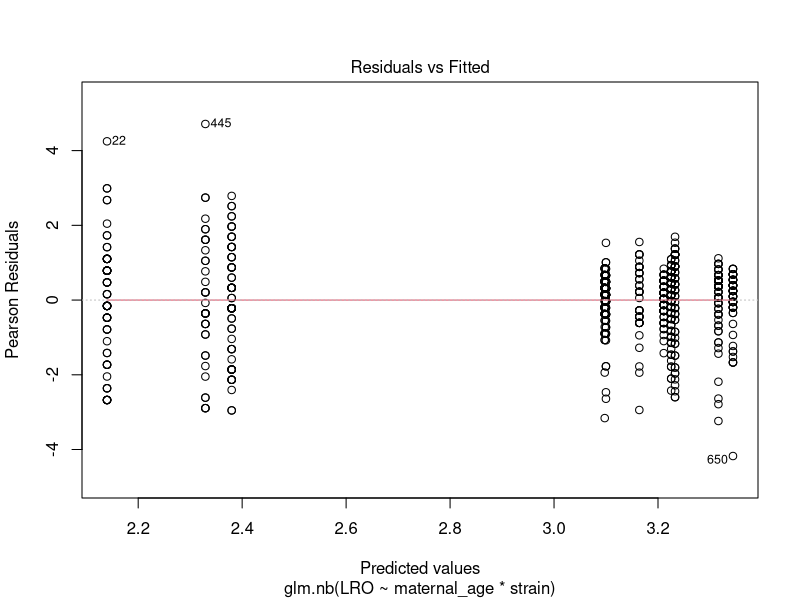
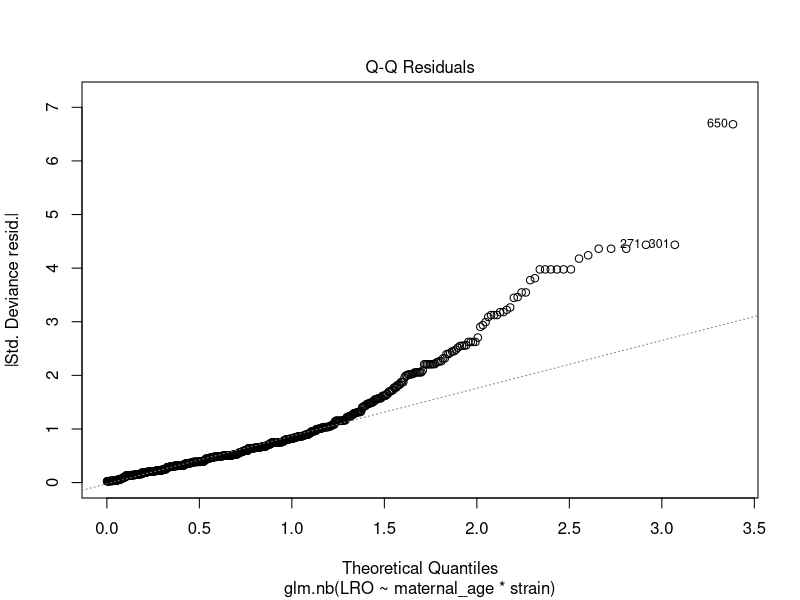
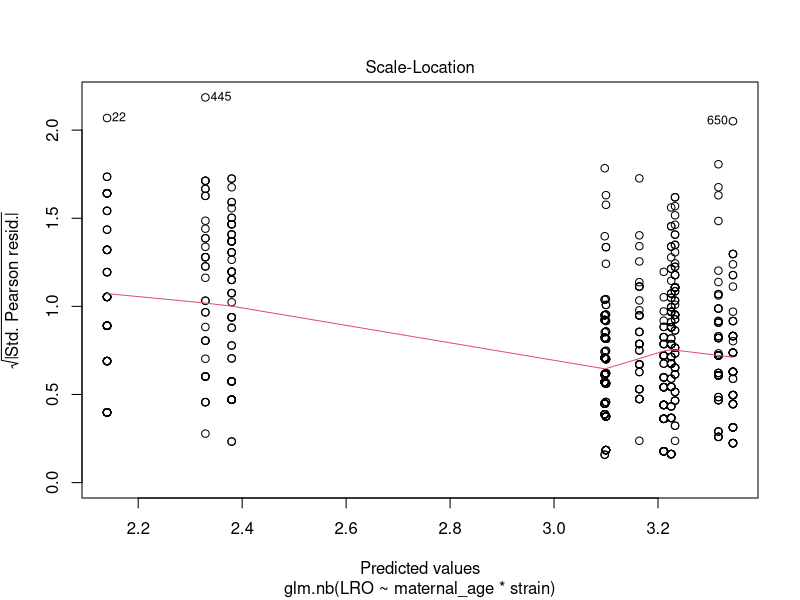
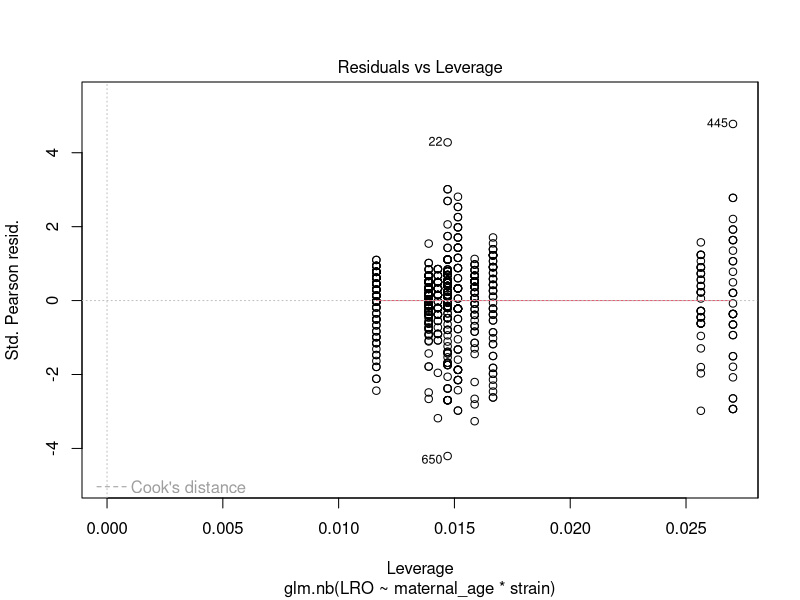
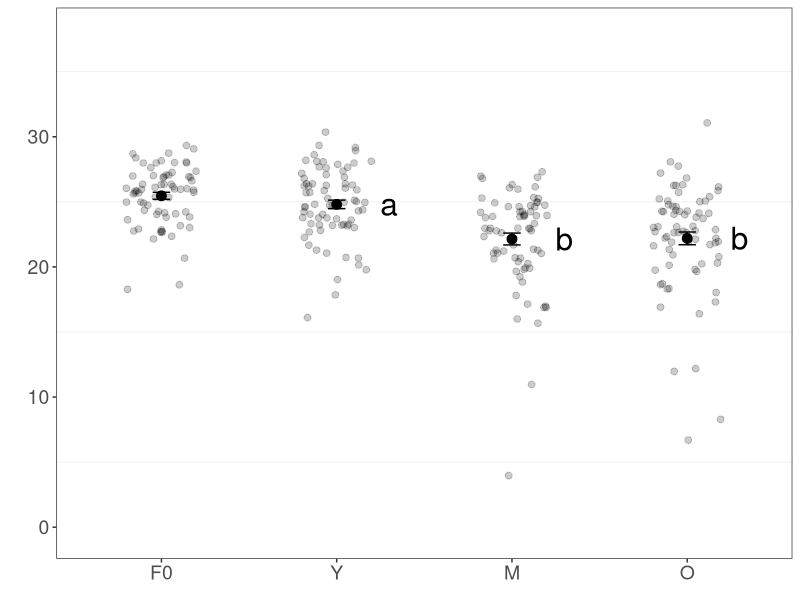
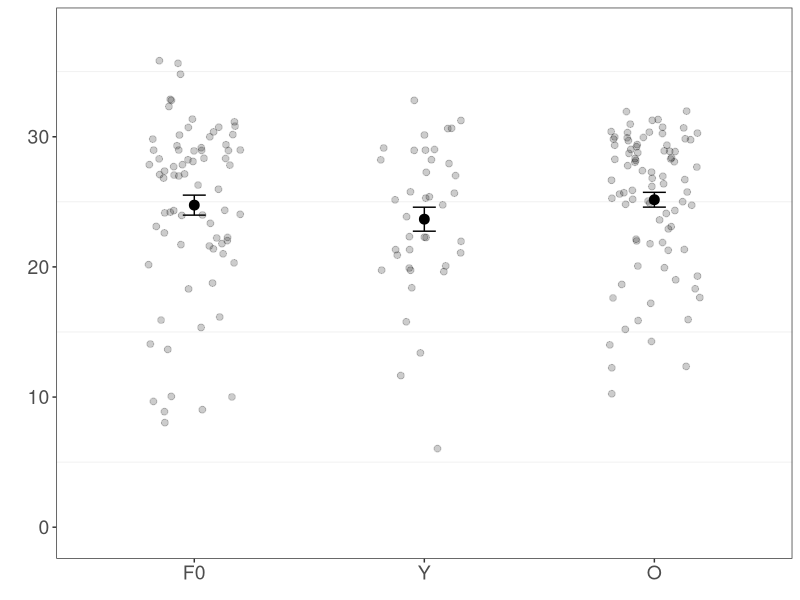
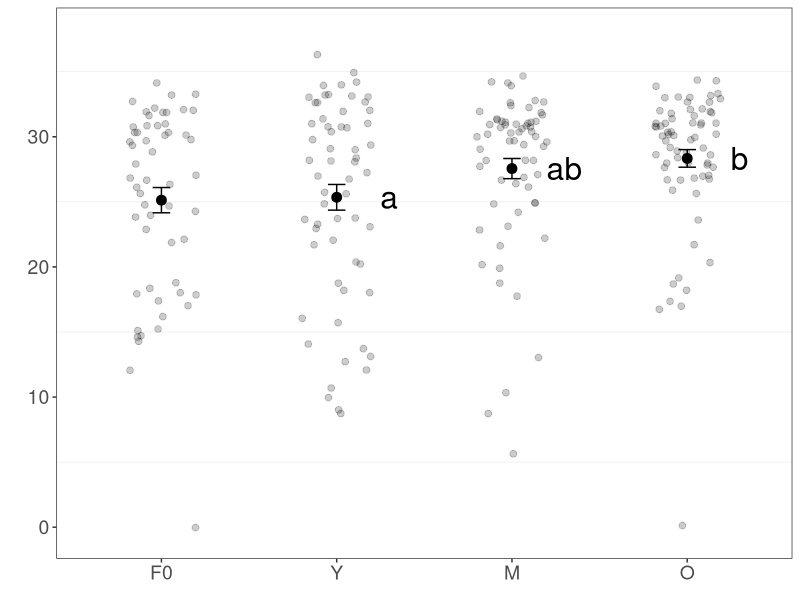
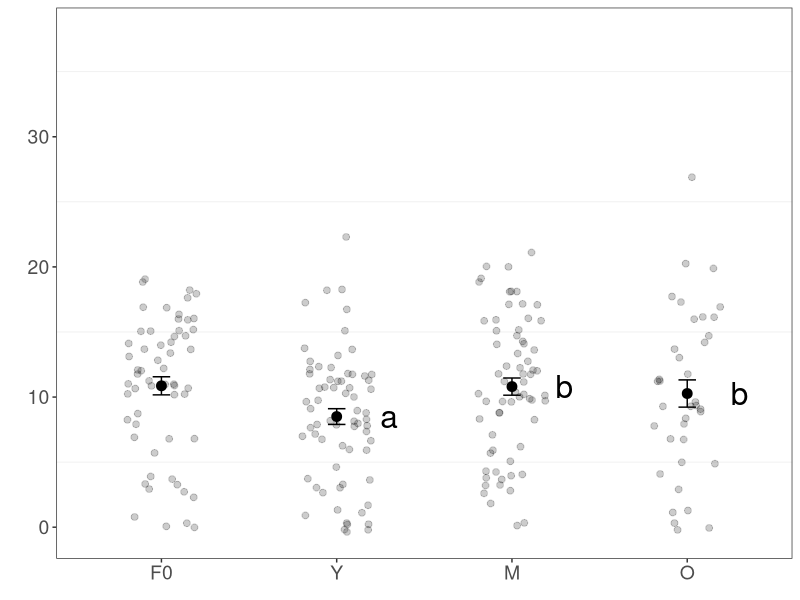

The R source for these figures, in order:
# Code for analyzing lifetime reproductive output (LRO), maximum daily reproduction (MDR), time of 50% LRO

# Required packages:
library(tidyverse)
library(reshape2)
library(car)
library(grid)
library(ggpubr)
library(MASS)
library(emmeans)

# Loading and reformatting data--------------------------------------------------------------------

neonate_data <- read_csv("neonates.csv")

# Changing the order of the factors
neonate_data <- neonate_data[with(neonate_data, order(generation, maternal_age, strain)),]

# Removing censored individuals (we were not able to quantify their LRO, lost before natural death)
neonate_data_no_censor <- filter(neonate_data, censor != 0)

# Modifying the dataset from wide to long format (needed for plotting and analysis):
neo_long_nc <- melt(data = neonate_data_no_censor,
                    id.vars = c("generation", "maternal_age", "strain", "plate", "well"),
                    variable.name = "day",
                    value.name = "num_neonates")

# Removing 'censor' altogether, not needed after censored individuals are removed
neo_long_nc <- filter(neo_long_nc, day != "censor")

# Changing order of maternal age levels
neo_long_nc$maternal_age <- factor(neo_long_nc$maternal_age, levels = c("young","mid","old"))

# Calculating and analyzing lifetime reproductive output (LRO) per individual-----------------------

# Calculating LRO, maximum LRO, and 50% LRO (needed for downstream analyses)
LRO_per_ind <- neo_long_nc %>%
  group_by(generation, maternal_age, strain, plate, well) %>%
  summarize(LRO = sum(num_neonates, na.rm = TRUE),
            max_RO = max(num_neonates, na.rm = TRUE),
            fifty_percent_LRO = (sum(num_neonates, na.rm = TRUE))*0.5)

LRO_per_ind$final_line <- paste(LRO_per_ind$generation,
                                      LRO_per_ind$maternal_age,
                                      LRO_per_ind$strain)

LRO_per_ind$maternal_age <- factor(LRO_per_ind$maternal_age)

# Summary statistics for LRO and maximum LRO
LRO_summary <- LRO_per_ind %>%
  group_by(generation, maternal_age, strain) %>%
  summarize(
    mean=mean(LRO, na.rm = TRUE), 
    med=median(LRO, na.rm = TRUE),
    SE=sd(LRO, na.rm =TRUE)/sqrt(length(!is.na(LRO))),
    n=length(LRO),
    mean_max=mean(max_RO, na.rm=TRUE),
    SE_max=sd(max_RO, na.rm =TRUE)/sqrt(length(!is.na(max_RO))),
    med_max=median(max_RO, na.rm = TRUE),
    min=min(LRO, na.rm=TRUE),
    max=max(LRO, na.rm=TRUE),
    var=var(LRO, na.rm = TRUE))

LRO_summary$final_line <- paste(LRO_summary$generation, # needed for plotting later
                                LRO_summary$maternal_age,
                                LRO_summary$strain)

LRO_summary$maternal_age <- factor(LRO_summary$maternal_age)

# Statistical analyses for LRO (GLM) --------------------------------------------

# Excluding the F0 generation

LRO_per_ind_F1 <- filter(LRO_per_ind, generation == "F1")

# Checking n for each group
balance <- LRO_per_ind_F1 %>% count(maternal_age, strain)

# Checking data for assumptions of normality and homogeneity of variance

LRO_aov <- aov((LRO) ~ maternal_age * strain, LRO_per_ind_F1)
LRO_resid <- residuals(LRO_aov)

shapiro.test(LRO_resid)
leveneTest((LRO) ~ maternal_age * strain, LRO_per_ind_F1)

# Assumptions are not met, can't find any useful transformations (count data)
# Will use GLM
# LRO data are also overdispersed- using negative binomial GLM

nb.glm <- glm.nb(LRO ~ maternal_age * strain, link = "log", data = LRO_per_ind_F1)
summary(nb.glm, cor = FALSE)

# (null deviance - residual deviance)/null deviance
(2247.16-988.16)/2247.16

drop1(nb.glm, test = "Chi")

# Model validation- (plotting residuals)
plot(nb.glm)

# Pairwise comparisons: which maternal age groups differ within strains?

EMM <- emmeans(nb.glm, ~ maternal_age * strain)
EMM    # displays the cell means

# Simple pairwise comparisons
pairs(EMM, simple = "maternal_age")    # compare maternal age cohorts for each strain

# LRO Figures--------------------------------------------------------------

# BmanL5:
wilcox_L5 <- c("","a","b","b") # from pairwise analyses

LRO_sum_L5 <- filter(LRO_summary, strain == "L5")

LRO_sum_L5$final_line <- factor(LRO_sum_L5$final_line, levels = c("F0 NA L5", "F1 young L5", "F1 mid L5", "F1 old L5"), labels = c("F0", "Y", "M","O"))

LRO_per_ind_L5 <- filter(LRO_per_ind, strain == "L5")

LRO_per_ind_L5$final_line <- factor(LRO_per_ind_L5$final_line, levels = c("F0 NA L5", "F1 young L5", "F1 mid L5", "F1 old L5"), labels = c("F0", "Y", "M","O"))

# Plotting means and SE
LRO_raw <- ggplot(data = LRO_sum_L5, mapping = aes(x = final_line, y = mean))+
  geom_point(size = 3) +
  geom_errorbar(data = LRO_sum_L5, 
                aes(x = final_line, ymin=mean-SE, ymax=mean+SE), width=0.1) +
  geom_text(label=wilcox_L5, 
            nudge_x = 0.3,
            size = 8)

# Plotting the raw data points
LRO_combo <- LRO_raw +
  geom_jitter(data = LRO_per_ind_L5, aes(x = final_line, y = LRO),
              width=.2, alpha=0.2, size = 2)

LRO_L5_plot <- LRO_combo + 
  ylab("") +
  xlab(element_blank()) +
  ylim(c(-0.5,38)) +
  theme_bw() +
  theme(panel.grid.major = element_blank(),
        #axis.title=element_text(size=24), 
        axis.text=element_text(size=14))
LRO_L5_plot

# BmanRUS:
LRO_sum_RUS <- filter(LRO_summary, strain == "RUS")

LRO_sum_RUS$final_line <- factor(LRO_sum_RUS$final_line, levels = c("F0 NA RUS", "F1 young RUS", "F1 old RUS"), labels = c("F0", "Y","O"))

LRO_per_ind_RUS <- filter(LRO_per_ind, strain == "RUS")

LRO_per_ind_RUS$final_line <- factor(LRO_per_ind_RUS$final_line, levels = c("F0 NA RUS", "F1 young RUS", "F1 old RUS"), labels = c("F0", "Y","O"))

# Plotting means and SE
LRO_raw <- ggplot(data = LRO_sum_RUS, mapping = aes(x = final_line, y = mean))+
  geom_point(size = 3) +
  geom_errorbar(data = LRO_sum_RUS, 
                aes(x = final_line, ymin=mean-SE, ymax=mean+SE), width=0.1)

# Plotting the raw data points
LRO_combo <- LRO_raw +
  geom_jitter(data = LRO_per_ind_RUS, aes(x = final_line, y = LRO),
              width=.2, alpha=0.2, size = 2)

LRO_RUS_plot <- LRO_combo + 
  ylab("") +
  xlab(element_blank()) +
  ylim(c(-0.5,38)) +
  theme_bw() +
  theme(panel.grid.major = element_blank(),
        axis.text=element_text(size=14))
LRO_RUS_plot

# BmanRUS-RE:
wilcox_RUS_RE <- c("","a","ab","b") # from pairwise analyses

LRO_sum_RUS_RE <- filter(LRO_summary, strain == "RUS-RE")

LRO_sum_RUS_RE$final_line <- factor(LRO_sum_RUS_RE$final_line, levels = c("F0 NA RUS-RE", "F1 young RUS-RE", "F1 mid RUS-RE", "F1 old RUS-RE"), labels = c("F0", "Y", "M","O"))

LRO_per_ind_RUS_RE <- filter(LRO_per_ind, strain == "RUS-RE")

LRO_per_ind_RUS_RE$final_line <- factor(LRO_per_ind_RUS_RE$final_line, levels = c("F0 NA RUS-RE", "F1 young RUS-RE", "F1 mid RUS-RE", "F1 old RUS-RE"), labels = c("F0", "Y", "M","O"))

# Plotting means and SE
LRO_raw <- ggplot(data = LRO_sum_RUS_RE, mapping = aes(x = final_line, y = mean))+
  geom_point(size = 3) +
  geom_errorbar(data = LRO_sum_RUS_RE, 
                aes(x = final_line, ymin=mean-SE, ymax=mean+SE), width=0.1) +
  geom_text(label=wilcox_RUS_RE, 
            nudge_x = 0.3,
            size = 8)

# Plotting the raw data points
LRO_combo <- LRO_raw +
  geom_jitter(data = LRO_per_ind_RUS_RE, aes(x = final_line, y = LRO),
              width=.2, alpha=0.2, size = 2)

LRO_RUS_RE_plot <- LRO_combo + 
  ylab("") +
  xlab(element_blank()) +
  ylim(c(-0.5,38)) +
  theme_bw() +
  theme(panel.grid.major = element_blank(),
        axis.text=element_text(size=14))
LRO_RUS_RE_plot

#BpL1:
wilcox_bp <- c("","a","b","b") # from pairwise analyses

LRO_sum_BpL1 <- filter(LRO_summary, strain == "BpL1")

LRO_sum_BpL1$final_line <- factor(LRO_sum_BpL1$final_line, levels = c("F0 NA BpL1", "F1 young BpL1", "F1 mid BpL1", "F1 old BpL1"), labels = c("F0", "Y", "M","O"))

LRO_per_ind_BpL1 <- filter(LRO_per_ind, strain == "BpL1")

LRO_per_ind_BpL1$final_line <- factor(LRO_per_ind_BpL1$final_line, levels = c("F0 NA BpL1", "F1 young BpL1", "F1 mid BpL1", "F1 old BpL1"), labels = c("F0", "Y", "M","O"))

# Plotting means and SE
LRO_raw <- ggplot(data = LRO_sum_BpL1, mapping = aes(x = final_line, y = mean))+
  geom_point(size = 3) +
  geom_errorbar(data = LRO_sum_BpL1, 
                aes(x = final_line, ymin=mean-SE, ymax=mean+SE), width=0.1) +
  geom_text(label=wilcox_bp, 
            nudge_x = 0.3,
            size = 8)

# Plotting the raw data points
LRO_combo <- LRO_raw +
  geom_jitter(data = LRO_per_ind_BpL1, aes(x = final_line, y = LRO),
              width=.2, alpha=0.2, size = 2)

LRO_Bp_plot <- LRO_combo + 
  ylab("") +
  xlab(element_blank()) +
  ylim(c(-0.5,38)) +
  theme_bw() +
  theme(panel.grid.major = element_blank(),
        axis.text=element_text(size=14))
LRO_Bp_plot

# Plotting daily reproduction over time---------------------------------------------

# Summarizing reproductive output across individuals, per day - includes censored individuals (their daily reproduction before loss is informative here)

# Changing the original dataset (including censored individuals) from wide to long format
neo_long <- melt(data = neonate_data,
                    id.vars = c("generation", "maternal_age", "strain", "plate", "well"),
                    variable.name = "day",
                    value.name = "num_neonates")

neo_long <- filter(neo_long, day != "censor")

# Calculating the mean number of neonates produced across all individuals, per day
RO_per_day <- neo_long %>%
  group_by(generation, maternal_age, strain, day) %>%
  summarize(total_offspring_per_day = sum(num_neonates, na.rm = TRUE),
            mean = mean(num_neonates, na.rm = TRUE),
            SE = sd(num_neonates, na.rm =   
                      TRUE)/sqrt(length(!is.na(num_neonates))))

RO_per_day$final_line <- paste(RO_per_day$generation,
                           RO_per_day$maternal_age,
                           RO_per_day$strain)

# Plotting for each strain:
# BmanL5:
RO_L5 <- filter(RO_per_day, strain == "L5")

RO_L5$final_line <- factor(RO_L5$final_line, levels = c("F0 NA L5", "F1 young L5", "F1 mid L5", "F1 old L5"))

RO_raw <- ggplot(data=RO_L5, aes(x=day, y=mean)) + 
  geom_point(aes(group = final_line), size = 1.5) +
  geom_errorbar(aes(x=day, ymin=mean-SE, ymax=mean+SE), width=0.1)

RO_combo <- RO_raw+
  geom_line(data=RO_L5, aes(x=day, y=mean, color = final_line, linetype = final_line, group=final_line), size = 1) +
  scale_color_manual(values = c("black", "black", "#999999", "#0072B2"), labels = c("F0","Y","M","O")) +
  scale_linetype_manual(values = c("dotted","solid","solid", "solid"),labels = c("F0","Y","M","O")) +  geom_label(
    label="BmanL5", 
    size = 8,
    x=24,
    y=4.5,
    label.size = 0,
    color = "black")

RO_L5_plot_time <- RO_combo + 
  ylab("") +
  ylim(c(0,5)) +
  xlab(element_blank()) +
  scale_x_discrete(breaks=seq(0,28,2)) +
  theme_bw() +
  theme(panel.grid.major = element_blank(), 
        axis.text=element_text(size=14),
        legend.position = "none")
RO_L5_plot_time

# BmanRUS:
RO_RUS <- filter(RO_per_day, strain == "RUS")

RO_RUS$final_line <- factor(RO_RUS$final_line, levels = c("F0 NA RUS", "F1 young RUS", "F1 old RUS"))

RO_raw <- ggplot(data=RO_RUS, aes(x=day, y=mean)) + 
  geom_point(aes(group = final_line), size = 1.5) +
  geom_errorbar(aes(x=day, ymin=mean-SE, ymax=mean+SE), width=0.1)

RO_combo <- RO_raw+
  geom_line(data=RO_RUS, aes(x=day, y=mean, color = final_line, linetype = final_line, group=final_line), size = 1) +
  scale_color_manual(values = c("black", "black","#0072B2"), labels = c("F0","Y", "O")) +
  scale_linetype_manual(values = c("dotted","solid","solid"),labels = c("F0","Y", "O")) +
  geom_label(
    label="BmanRUS", 
    size = 8,
    x=23,
    y=4.5,
    label.size = 0,
    color = "black")

RO_RUS_plot_time <- RO_combo + 
  ylab("") +
  xlab(element_blank()) +
  ylim(c(0,5)) +
  scale_x_discrete(breaks=seq(0,28,2)) +
  theme_bw() +
  theme(panel.grid.major = element_blank(), 
        axis.text=element_text(size=14),
        legend.position = "none")
RO_RUS_plot_time

# BmanRUS-RE:
RO_RUS_RE <- filter(RO_per_day, strain == "RUS-RE")

RO_RUS_RE$final_line <- factor(RO_RUS_RE$final_line, levels = c("F0 NA RUS-RE", "F1 young RUS-RE", "F1 mid RUS-RE", "F1 old RUS-RE"))

RO_raw <- ggplot(data=RO_RUS_RE, aes(x=day, y=mean)) + 
  geom_point(aes(group = final_line), size = 1.5) +
  geom_errorbar(aes(x=day, ymin=mean-SE, ymax=mean+SE), width=0.1)

RO_combo <- RO_raw+
  geom_line(data=RO_RUS_RE, aes(x=day, y=mean, color = final_line, linetype = final_line, group=final_line), size = 1) +
  scale_color_manual(values = c("black", "black","#999999","#0072B2"), labels = c("F0","Y","M","O")) +
  scale_linetype_manual(values = c("dotted","solid","solid","solid"),labels = c("F0","Y","M","O")) + geom_label(
    label="BmanRUS-RE", 
    size = 8,
    x=22,
    y=4.5,
    label.size = 0,
    color = "black")

RO_RUS_RE_time <- RO_combo + 
  ylab("") +
  xlab(element_blank()) +
  ylim(c(0,5)) +
  scale_x_discrete(breaks=seq(0,28,2)) +
  theme_bw() +
  theme(panel.grid.major = element_blank(), 
        axis.text=element_text(size=14),
        legend.position = "none")
RO_RUS_RE_time

# BpL1:
RO_BpL1 <- filter(RO_per_day, strain == "BpL1")

RO_BpL1$final_line <- factor(RO_BpL1$final_line, levels = c("F0 NA BpL1", "F1 young BpL1", "F1 mid BpL1", "F1 old BpL1"))

RO_raw <- ggplot(data=RO_BpL1, aes(x=day, y=mean)) + 
  geom_point(aes(group = final_line), size = 1.5) +
  geom_errorbar(aes(x=day, ymin=mean-SE, ymax=mean+SE), width=0.1)

RO_combo <- RO_raw +
  geom_line(data=RO_BpL1, aes(x=day, y=mean, color = final_line, linetype = final_line, group=final_line), size = 1) +
  scale_color_manual(values = c("black", "black","#999999","#0072B2"), labels = c("F0","Y","M","O")) +
  scale_linetype_manual(values = c("dotted","solid","solid","solid"),labels = c("F0","Y","M","O")) + geom_label(
    label="BpL1", 
    size = 8,
    x=25,
    y=4.5,
    label.size = 0,
    color = "black")

RO_Bp_plot_time <- RO_combo + 
  ylab("") +
  xlab(element_blank()) +
  ylim(c(0,5)) +
  scale_x_discrete(breaks=seq(0,28,2)) +
  theme_bw() +
  theme(panel.grid.major = element_blank(), 
        axis.text=element_text(size=14),
        legend.position = c(.85,.5),
        legend.title = element_blank(),
        legend.key.width = unit(3, "line"),
        legend.text=element_text(size=16))
RO_Bp_plot_time

# Combined reproductive output multipanel figure (reproducing figure in the manuscript)--------------

tiff("LRO.tiff", units="in", width=12, height=12, res=300)

RO_curves <- ggarrange(RO_Bp_plot_time, RO_RUS_plot_time,
                        RO_RUS_RE_time, RO_L5_plot_time, 
                        ncol = 1, nrow = 4,
                        labels = c("B","D","F","H"),
                        font.label = list(size = 18),
                        hjust = -0.25)

RO_curves <- annotate_figure(RO_curves, bottom = textGrob("Age (d)", gp = gpar(fontsize = 24)), left = textGrob(expression(paste("Offspring ind"^"-1"*"day"^"-1")), 
                                                        rot = 90, gp = gpar(fontsize = 24)))

LRO_summary <- ggarrange(LRO_Bp_plot, LRO_RUS_plot,
                            LRO_RUS_RE_plot, LRO_L5_plot, 
                            ncol = 1, nrow = 4,
                            labels = c("A","C","E","G"),
                            font.label = list(size = 18),
                            hjust = -0.25,
                            common.legend = TRUE, legend = "top")

LRO_summary <- annotate_figure(LRO_summary, bottom = textGrob("Cohort", gp = gpar(fontsize = 24)), left = textGrob(expression(paste("Lifetime reproductive output (offspring ind"^"-1"*")")), 
                                                            rot = 90, gp = gpar(fontsize = 24)))

big_boi <- ggarrange(LRO_summary, RO_curves,
                     ncol = 2, nrow = 1)
big_boi
dev.off()

# Maximum daily reproduction (MDR) analyses--------------------------------------------------

# Checking data for assumptions of normality and homogeneity of variance

MDR_aov <- aov((max_RO) ~ maternal_age * strain, LRO_per_ind_F1)
MDR_resid <- residuals(MDR_aov)

shapiro.test(MDR_resid)
leveneTest((max_RO) ~ maternal_age * strain, LRO_per_ind_F1)

# Assumptions are not met, can't find any useful transformations (count data)
# Will use GLM instead
# Using Poisson for count data

pois.glm_MDR <- glm(max_RO ~ maternal_age * strain, family = poisson, data = LRO_per_ind_F1)
summary(pois.glm_MDR)

# (null deviance - residual deviance)/null deviance
(291.71-137.7)/291.71

drop1(pois.glm_MDR, test = "Chi") # no significant interaction

# Trying model without the interaction term:
pois.glm_MDR2 <- glm(max_RO ~ maternal_age + strain, family = poisson, data = LRO_per_ind_F1)
summary(pois.glm_MDR2) # slightly lower AIC than model with interaction term

# Model validation (plotting residuals)
plot(pois.glm_MDR2)

# Pairwise comparisons: which levels are different from each other within each factor?

EMM1 <- emmeans(pois.glm_MDR2, ~ maternal_age)
pairs(EMM1)

EMM2 <- emmeans(pois.glm_MDR2, ~ strain)
pairs(EMM2)

# Calculating and analyzing timing of the production of 50% of LRO-----------------------------

# Calculating cumulative reproduction PER INDIVIDUAL:
# Then getting the day when 50% of lifetime fecundity was reached:
  
neo_long_nc <- neo_long_nc[with(neo_long_nc, order(generation, maternal_age, strain, plate, well)),]

neo_long_nc <- neo_long_nc %>%
  group_by(generation, maternal_age, strain, plate, well) %>%
  mutate(cum_RO = cumsum(num_neonates))

# Removing individuals with a LRO of zero (not relevant here)
LRO_per_ind <- filter(LRO_per_ind, LRO != 0)

neo_merge <- merge(LRO_per_ind, neo_long_nc, by = c("generation","maternal_age","strain","plate","well"))

sub <- subset(neo_merge, cum_RO >= fifty_percent_LRO , select = c(generation,maternal_age,strain,plate,well,LRO,fifty_percent_LRO,day,cum_RO))

sub$day <- as.numeric(sub$day)

# Contains the time of 50% LRO production (d) for each individual
sub_summ <- sub %>%
  group_by(generation, maternal_age, strain, plate, well) %>%
  summarize(time_fifty = min(day))

# Summarizing time of 50% LRO:
LRO_50_summary <- sub_summ %>%
  group_by(generation, maternal_age, strain) %>%
  summarize(
    mean=mean(time_fifty, na.rm = TRUE), 
    med=median(time_fifty, na.rm = TRUE),
    SE=sd(time_fifty, na.rm =TRUE)/sqrt(length(!is.na(time_fifty))))
LRO_50_summary

# Age of 50% LRO analyses:------------------------------

# Checking data for assumptions of normality and homogeneity of variance

LRO50_aov <- aov((time_fifty) ~ maternal_age * strain, sub_summ)
LRO50_resid <- residuals(LRO50_aov)

shapiro.test(LRO50_resid)
leveneTest((time_fifty) ~ maternal_age * strain, sub_summ)

# Assumptions are not met, can't find any useful transformations (count data)
# Will use GLM instead
# Using Poisson for count data

pois.glm50 <- glm(time_fifty ~ maternal_age * strain, family = poisson, data = sub_summ)
summary(pois.glm50)

# (null deviance - residual deviance)/null deviance
(195.66-121.19)/195.66

drop1(pois.glm50, test = "Chi") # no significant interaction

# Trying model without the interaction term:
pois.glm502 <- glm(time_fifty ~ maternal_age + strain, family = poisson, data = sub_summ)
summary(pois.glm502) # slightly lower AIC than model with interaction term

# Model validation (plotting residuals)
plot(pois.glm502)

# Pairwise comparisons: which levels are different from each other within each factor?

EMMA <- emmeans(pois.glm502, ~ maternal_age)
pairs(EMMA)

EMMB <- emmeans(pois.glm502, ~ strain)
pairs(EMMB)
